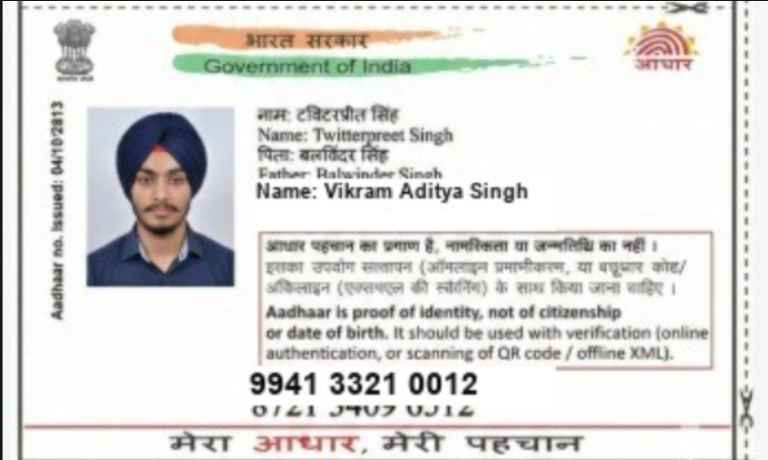
#> input picture sample/test_aadhaar.jpg, 1536 x 919 px (shown at 1/2 size); its folder holds only this picture in this run
$ python -i tamper_detection.py   (imports and definitions only)
#> lines starting #> are read from the running program, lines starting #| are printed output that depends on the picture
#> further down, picture is the input picture: shape (919, 1536, 3); mean B, G, R 218.4, 220.3, 221.1
from pathlib import Path
from uuid import uuid4

import cv2
import numpy as np
import re


# ============================================================
# CONFIGURATION
# ============================================================

DIFFERENCE_THRESHOLD = 18

MIN_CONTOUR_AREA = 45

MAX_REGION_AREA_RATIO = 0.18

MIN_CHANGE_DENSITY = 0.025

MAX_SUSPICIOUS_REGIONS = 20

ECC_MAX_ITERATIONS = 40

ECC_DOWNSCALE_WIDTH = 900

OPEN_KERNEL_SIZE = 3
CLOSE_KERNEL_SIZE = 7
DILATE_KERNEL_SIZE = 3

MERGE_DISTANCE = 18

# Field-aware highlighting.
FIELD_REGION_PADDING = 8

# Confidence contribution from a confirmed field mismatch.
FIELD_MISMATCH_CONFIDENCE = 35.0

# Identity-number mismatches are stronger evidence.
IDENTITY_MISMATCH_CONFIDENCE = 45.0


# ============================================================
# IMAGE ALIGNMENT
# ============================================================

# [175 lines left out: function align_images, not called in this run]


# ============================================================
# IMAGE PREPROCESSING
# ============================================================

def preprocess_grayscale(
    image,
):
    """
    Produce a stable grayscale representation.
    """

    gray = cv2.cvtColor(
        image,
        cv2.COLOR_BGR2GRAY,
    )
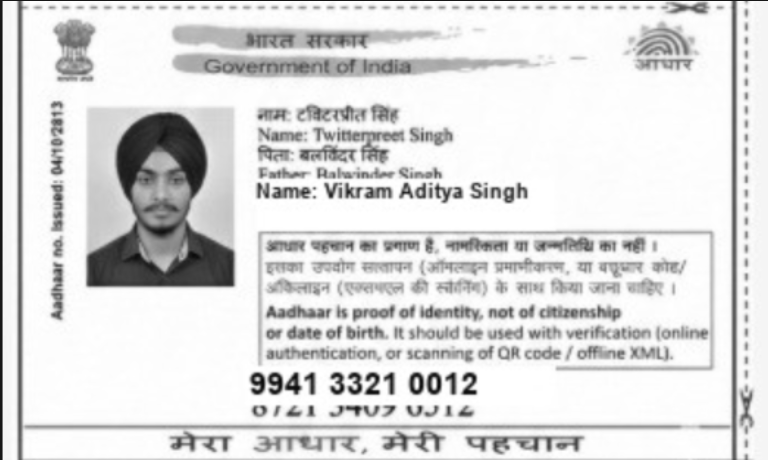
#> gray: shape (919, 1536) (shown at 1/2 size); min 6, max 255, mean 220.3

    gray = cv2.GaussianBlur(
        gray,
        (5, 5),
        0,
    )

    clahe = cv2.createCLAHE(
        clipLimit=2.0,
        tileGridSize=(8, 8),
    )

    gray = clahe.apply(
        gray
    )
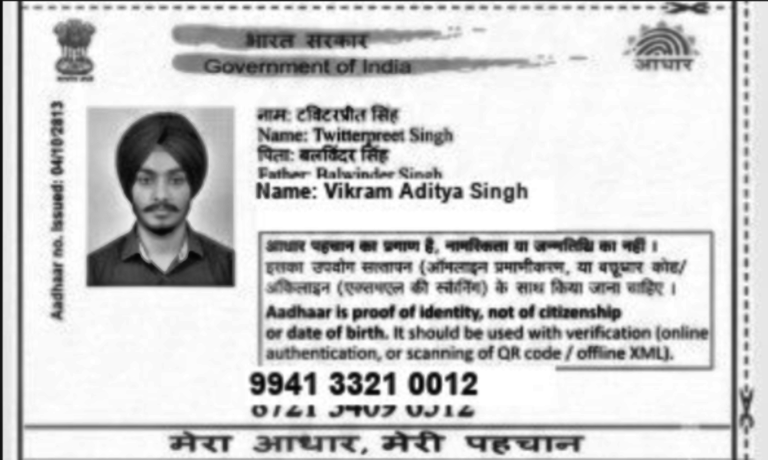
#> gray: shape (919, 1536) (shown at 1/2 size); min 4, max 255, mean 204.4

    return gray


# ============================================================
# BACKGROUND DIFFERENCE REMOVAL
# ============================================================

# [1465 lines left out: functions remove_large_background_changes, detect_difference_regions, merge_nearby_regions, extract_regions, _get_field_submitted_value, _clean_search_text and 6 more, not called in this run]

>>> import cv2
>>> picture = cv2.imread('../../../sample/test_aadhaar.jpg')
>>> result = preprocess_grayscale(picture)
